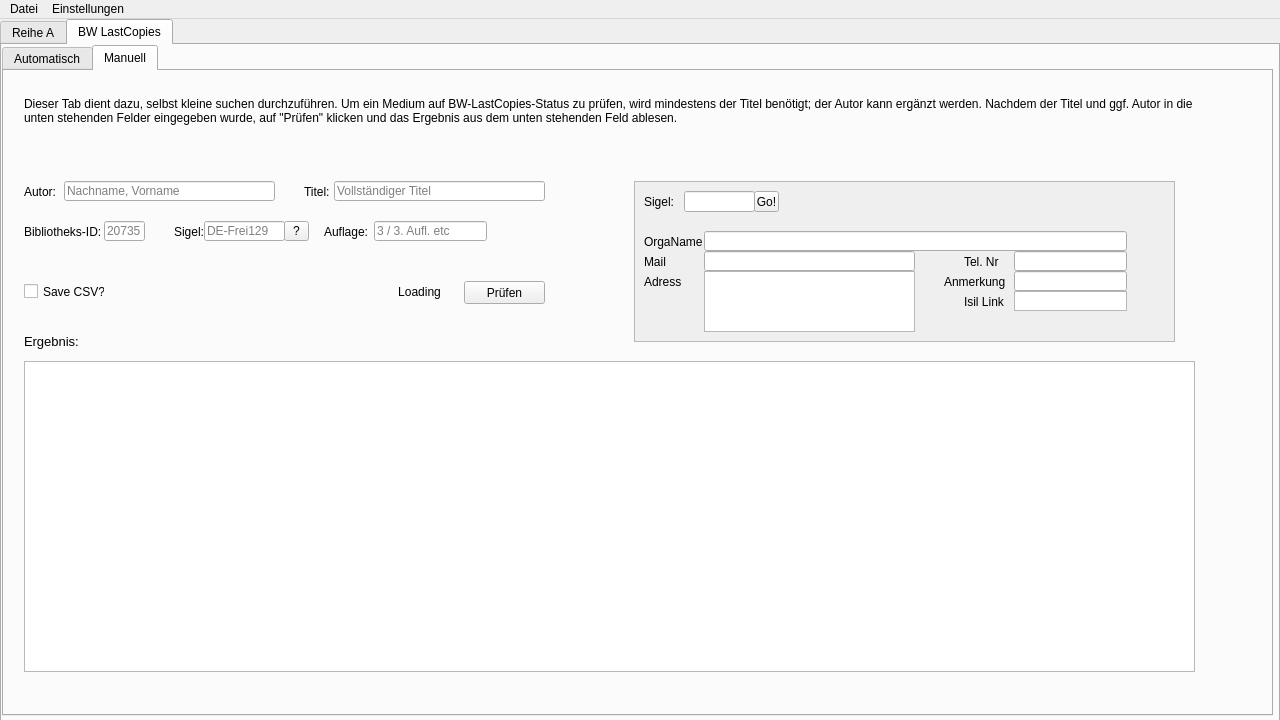
<?xml version="1.0" encoding="UTF-8"?>
<ui version="4.0">
 <class>MainWindow</class>
 <widget class="QMainWindow" name="MainWindow">
  <property name="geometry">
   <rect>
    <x>0</x>
    <y>0</y>
    <width>1280</width>
    <height>720</height>
   </rect>
  </property>
  <property name="sizePolicy">
   <sizepolicy hsizetype="Fixed" vsizetype="Fixed">
    <horstretch>0</horstretch>
    <verstretch>0</verstretch>
   </sizepolicy>
  </property>
  <property name="minimumSize">
   <size>
    <width>1280</width>
    <height>720</height>
   </size>
  </property>
  <property name="maximumSize">
   <size>
    <width>1280</width>
    <height>720</height>
   </size>
  </property>
  <property name="mouseTracking">
   <bool>true</bool>
  </property>
  <property name="windowTitle">
   <string>UniversalUI</string>
  </property>
  <widget class="QWidget" name="centralwidget">
   <widget class="QTabWidget" name="ReiheA_BWL">
    <property name="geometry">
     <rect>
      <x>0</x>
      <y>0</y>
      <width>1280</width>
      <height>720</height>
     </rect>
    </property>
    <property name="sizePolicy">
     <sizepolicy hsizetype="Fixed" vsizetype="Fixed">
      <horstretch>0</horstretch>
      <verstretch>0</verstretch>
     </sizepolicy>
    </property>
    <property name="minimumSize">
     <size>
      <width>1280</width>
      <height>720</height>
     </size>
    </property>
    <property name="maximumSize">
     <size>
      <width>1280</width>
      <height>720</height>
     </size>
    </property>
    <property name="focusPolicy">
     <enum>Qt::ClickFocus</enum>
    </property>
    <property name="whatsThis">
     <string extracomment="future button to s"/>
    </property>
    <property name="currentIndex">
     <number>1</number>
    </property>
    <widget class="QWidget" name="tab_reihe_a">
     <attribute name="title">
      <string>Reihe A</string>
     </attribute>
     <widget class="QPushButton" name="pushButton">
      <property name="geometry">
       <rect>
        <x>1180</x>
        <y>620</y>
        <width>75</width>
        <height>23</height>
       </rect>
      </property>
      <property name="focusPolicy">
       <enum>Qt::NoFocus</enum>
      </property>
      <property name="text">
       <string>ClickMe</string>
      </property>
     </widget>
     <widget class="QProgressBar" name="progressBar">
      <property name="geometry">
       <rect>
        <x>10</x>
        <y>620</y>
        <width>1141</width>
        <height>23</height>
       </rect>
      </property>
      <property name="toolTip">
       <string extracomment="Progress of Scrape, Compare, Create"/>
      </property>
      <property name="toolTipDuration">
       <number>2</number>
      </property>
      <property name="whatsThis">
       <string extracomment="Progress of Scrape, Compare, Create"/>
      </property>
      <property name="value">
       <number>0</number>
      </property>
      <property name="orientation">
       <enum>Qt::Horizontal</enum>
      </property>
     </widget>
     <widget class="QCheckBox" name="name">
      <property name="geometry">
       <rect>
        <x>10</x>
        <y>590</y>
        <width>70</width>
        <height>17</height>
       </rect>
      </property>
      <property name="focusPolicy">
       <enum>Qt::NoFocus</enum>
      </property>
      <property name="text">
       <string>name</string>
      </property>
     </widget>
     <widget class="QPlainTextEdit" name="testloginfo">
      <property name="enabled">
       <bool>true</bool>
      </property>
      <property name="geometry">
       <rect>
        <x>30</x>
        <y>510</y>
        <width>891</width>
        <height>71</height>
       </rect>
      </property>
      <property name="focusPolicy">
       <enum>Qt::NoFocus</enum>
      </property>
      <property name="acceptDrops">
       <bool>true</bool>
      </property>
      <property name="plainText">
       <string>fsd fsd sdfsdfsdfefsd </string>
      </property>
     </widget>
     <widget class="QLabel" name="loglabel">
      <property name="geometry">
       <rect>
        <x>30</x>
        <y>490</y>
        <width>47</width>
        <height>21</height>
       </rect>
      </property>
      <property name="font">
       <font>
        <pointsize>10</pointsize>
       </font>
      </property>
      <property name="text">
       <string>Logs:</string>
      </property>
     </widget>
    </widget>
    <widget class="QWidget" name="tab_bwl">
     <attribute name="title">
      <string>BW LastCopies</string>
     </attribute>
     <widget class="QTabWidget" name="tabwidget_auto_manual">
      <property name="geometry">
       <rect>
        <x>0</x>
        <y>0</y>
        <width>1271</width>
        <height>671</height>
       </rect>
      </property>
      <property name="focusPolicy">
       <enum>Qt::ClickFocus</enum>
      </property>
      <property name="toolTip">
       <string/>
      </property>
      <property name="currentIndex">
       <number>1</number>
      </property>
      <widget class="QWidget" name="Automatic">
       <attribute name="title">
        <string>Automatisch</string>
       </attribute>
       <widget class="QPushButton" name="do_run_bwlastcopies">
        <property name="geometry">
         <rect>
          <x>1180</x>
          <y>610</y>
          <width>75</width>
          <height>23</height>
         </rect>
        </property>
        <property name="focusPolicy">
         <enum>Qt::NoFocus</enum>
        </property>
        <property name="text">
         <string>ClickMe</string>
        </property>
       </widget>
       <widget class="QProgressBar" name="progressbar_lastcopies">
        <property name="geometry">
         <rect>
          <x>10</x>
          <y>610</y>
          <width>1141</width>
          <height>23</height>
         </rect>
        </property>
        <property name="toolTip">
         <string extracomment="Progress of Scrape, Compare, Create"/>
        </property>
        <property name="toolTipDuration">
         <number>2</number>
        </property>
        <property name="whatsThis">
         <string extracomment="Progress of Scrape, Compare, Create"/>
        </property>
        <property name="value">
         <number>0</number>
        </property>
        <property name="orientation">
         <enum>Qt::Horizontal</enum>
        </property>
       </widget>
       <widget class="QPlainTextEdit" name="loginfo_bwl">
        <property name="enabled">
         <bool>true</bool>
        </property>
        <property name="geometry">
         <rect>
          <x>30</x>
          <y>500</y>
          <width>891</width>
          <height>71</height>
         </rect>
        </property>
        <property name="focusPolicy">
         <enum>Qt::NoFocus</enum>
        </property>
        <property name="acceptDrops">
         <bool>true</bool>
        </property>
       </widget>
       <widget class="QLineEdit" name="xml_path">
        <property name="enabled">
         <bool>false</bool>
        </property>
        <property name="geometry">
         <rect>
          <x>100</x>
          <y>40</y>
          <width>113</width>
          <height>19</height>
         </rect>
        </property>
        <property name="focusPolicy">
         <enum>Qt::NoFocus</enum>
        </property>
       </widget>
       <widget class="QCheckBox" name="show_url">
        <property name="geometry">
         <rect>
          <x>120</x>
          <y>240</y>
          <width>70</width>
          <height>17</height>
         </rect>
        </property>
        <property name="focusPolicy">
         <enum>Qt::NoFocus</enum>
        </property>
        <property name="text">
         <string>show url</string>
        </property>
       </widget>
       <widget class="QLabel" name="loglabel_bwlastcopies">
        <property name="geometry">
         <rect>
          <x>30</x>
          <y>480</y>
          <width>47</width>
          <height>21</height>
         </rect>
        </property>
        <property name="font">
         <font>
          <pointsize>10</pointsize>
         </font>
        </property>
        <property name="text">
         <string>Logs:</string>
        </property>
       </widget>
       <widget class="QLabel" name="import_xml_label">
        <property name="geometry">
         <rect>
          <x>20</x>
          <y>40</y>
          <width>71</width>
          <height>21</height>
         </rect>
        </property>
        <property name="text">
         <string>Import XML:</string>
        </property>
       </widget>
       <widget class="QCheckBox" name="log_url">
        <property name="geometry">
         <rect>
          <x>120</x>
          <y>260</y>
          <width>70</width>
          <height>17</height>
         </rect>
        </property>
        <property name="focusPolicy">
         <enum>Qt::NoFocus</enum>
        </property>
        <property name="text">
         <string>log url</string>
        </property>
       </widget>
       <widget class="QToolButton" name="import_xml_buton">
        <property name="geometry">
         <rect>
          <x>210</x>
          <y>40</y>
          <width>25</width>
          <height>21</height>
         </rect>
        </property>
        <property name="focusPolicy">
         <enum>Qt::ClickFocus</enum>
        </property>
        <property name="text">
         <string>...</string>
        </property>
       </widget>
       <widget class="QLabel" name="import_csv_label">
        <property name="geometry">
         <rect>
          <x>20</x>
          <y>80</y>
          <width>71</width>
          <height>21</height>
         </rect>
        </property>
        <property name="text">
         <string>Import CSV:</string>
        </property>
       </widget>
       <widget class="QToolButton" name="import_csv_buton">
        <property name="geometry">
         <rect>
          <x>210</x>
          <y>80</y>
          <width>25</width>
          <height>21</height>
         </rect>
        </property>
        <property name="focusPolicy">
         <enum>Qt::ClickFocus</enum>
        </property>
        <property name="text">
         <string>...</string>
        </property>
       </widget>
       <widget class="QLineEdit" name="csv_path">
        <property name="enabled">
         <bool>false</bool>
        </property>
        <property name="geometry">
         <rect>
          <x>100</x>
          <y>80</y>
          <width>113</width>
          <height>19</height>
         </rect>
        </property>
        <property name="focusPolicy">
         <enum>Qt::NoFocus</enum>
        </property>
       </widget>
       <widget class="QLabel" name="Import_description">
        <property name="geometry">
         <rect>
          <x>250</x>
          <y>30</y>
          <width>551</width>
          <height>81</height>
         </rect>
        </property>
        <property name="text">
         <string>&lt;html&gt;&lt;head/&gt;&lt;body&gt;&lt;p&gt;Wenn in der Vergangenheit bereits eine CSV Datei aus der XML Datei erstellt wurde, kann diese über das untere Feld geladen werden. CSV Dateien aus aDIS funktionieren nicht, da diese einen anderen Werttrenner benutzen als dieses Program. &lt;/p&gt;&lt;p&gt;Bsp.: normale CSV (Wert1, Wert2); diese CSV: (Wert1| Wert2)&lt;/p&gt;&lt;/body&gt;&lt;/html&gt;</string>
        </property>
        <property name="wordWrap">
         <bool>true</bool>
        </property>
       </widget>
      </widget>
      <widget class="QWidget" name="manual">
       <attribute name="title">
        <string>Manuell</string>
       </attribute>
       <attribute name="toolTip">
        <string>Hier kann ein einzelner Titel gesucht werden</string>
       </attribute>
       <widget class="QPushButton" name="check_bwlastcopies_manual">
        <property name="geometry">
         <rect>
          <x>460</x>
          <y>210</y>
          <width>81</width>
          <height>23</height>
         </rect>
        </property>
        <property name="focusPolicy">
         <enum>Qt::NoFocus</enum>
        </property>
        <property name="toolTip">
         <string/>
        </property>
        <property name="toolTipDuration">
         <number>-1</number>
        </property>
        <property name="statusTip">
         <string>Prüft den Titel auf BW-LastCopies-Status</string>
        </property>
        <property name="whatsThis">
         <string/>
        </property>
        <property name="text">
         <string>Prüfen</string>
        </property>
        <property name="autoDefault">
         <bool>false</bool>
        </property>
        <property name="default">
         <bool>false</bool>
        </property>
        <property name="flat">
         <bool>false</bool>
        </property>
       </widget>
       <widget class="QLabel" name="label_result">
        <property name="geometry">
         <rect>
          <x>20</x>
          <y>260</y>
          <width>61</width>
          <height>21</height>
         </rect>
        </property>
        <property name="font">
         <font>
          <pointsize>10</pointsize>
         </font>
        </property>
        <property name="text">
         <string>Ergebnis:</string>
        </property>
       </widget>
       <widget class="QLabel" name="description_manual">
        <property name="geometry">
         <rect>
          <x>20</x>
          <y>10</y>
          <width>1191</width>
          <height>101</height>
         </rect>
        </property>
        <property name="text">
         <string>&lt;html&gt;&lt;head/&gt;&lt;body&gt;&lt;p&gt;Dieser Tab dient dazu, selbst kleine suchen durchzuführen. Um ein Medium auf BW-LastCopies-Status zu prüfen, wird mindestens der Titel benötigt; der Autor kann ergänzt werden. Nachdem der Titel und ggf. Autor in die unten stehenden Felder eingegeben wurde, auf &amp;quot;Prüfen&amp;quot; klicken und das Ergebnis aus dem unten stehenden Feld ablesen.&lt;/p&gt;&lt;p&gt;&lt;br/&gt;&lt;/p&gt;&lt;/body&gt;&lt;/html&gt;</string>
        </property>
        <property name="textFormat">
         <enum>Qt::RichText</enum>
        </property>
        <property name="scaledContents">
         <bool>false</bool>
        </property>
        <property name="wordWrap">
         <bool>true</bool>
        </property>
       </widget>
       <widget class="QLabel" name="label_author">
        <property name="geometry">
         <rect>
          <x>20</x>
          <y>110</y>
          <width>41</width>
          <height>21</height>
         </rect>
        </property>
        <property name="statusTip">
         <string extracomment="Format: Nachname, Vorname"/>
        </property>
        <property name="whatsThis">
         <string extracomment="Format: Nachname, Vorname"/>
        </property>
        <property name="accessibleName">
         <string extracomment="Format: Nachname, Vorname"/>
        </property>
        <property name="layoutDirection">
         <enum>Qt::LeftToRight</enum>
        </property>
        <property name="autoFillBackground">
         <bool>false</bool>
        </property>
        <property name="text">
         <string>Autor:</string>
        </property>
        <property name="margin">
         <number>0</number>
        </property>
        <property name="indent">
         <number>-1</number>
        </property>
        <property name="textInteractionFlags">
         <set>Qt::NoTextInteraction</set>
        </property>
       </widget>
       <widget class="QLabel" name="label_title">
        <property name="geometry">
         <rect>
          <x>300</x>
          <y>110</y>
          <width>41</width>
          <height>21</height>
         </rect>
        </property>
        <property name="statusTip">
         <string extracomment="Format: Nachname, Vorname"/>
        </property>
        <property name="whatsThis">
         <string extracomment="Format: Nachname, Vorname"/>
        </property>
        <property name="accessibleName">
         <string extracomment="Format: Nachname, Vorname"/>
        </property>
        <property name="layoutDirection">
         <enum>Qt::LeftToRight</enum>
        </property>
        <property name="autoFillBackground">
         <bool>false</bool>
        </property>
        <property name="text">
         <string>Titel:</string>
        </property>
        <property name="margin">
         <number>0</number>
        </property>
        <property name="indent">
         <number>-1</number>
        </property>
        <property name="textInteractionFlags">
         <set>Qt::LinksAccessibleByMouse</set>
        </property>
       </widget>
       <widget class="QLabel" name="bibid">
        <property name="geometry">
         <rect>
          <x>20</x>
          <y>150</y>
          <width>81</width>
          <height>21</height>
         </rect>
        </property>
        <property name="text">
         <string>Bibliotheks-ID:</string>
        </property>
       </widget>
       <widget class="QLineEdit" name="bib_id_input">
        <property name="geometry">
         <rect>
          <x>100</x>
          <y>150</y>
          <width>41</width>
          <height>20</height>
         </rect>
        </property>
        <property name="sizePolicy">
         <sizepolicy hsizetype="Fixed" vsizetype="Fixed">
          <horstretch>0</horstretch>
          <verstretch>0</verstretch>
         </sizepolicy>
        </property>
        <property name="focusPolicy">
         <enum>Qt::StrongFocus</enum>
        </property>
        <property name="toolTip">
         <string>Die Bibliotheks-ID kann über winIBW mithilfe des Befehls &quot;s bib&quot; ermittelt werden.</string>
        </property>
        <property name="autoFillBackground">
         <bool>false</bool>
        </property>
        <property name="inputMethodHints">
         <set>Qt::ImhDigitsOnly</set>
        </property>
        <property name="inputMask">
         <string/>
        </property>
        <property name="text">
         <string/>
        </property>
        <property name="maxLength">
         <number>10</number>
        </property>
        <property name="placeholderText">
         <string>20735</string>
        </property>
       </widget>
       <widget class="QLabel" name="label_sigil">
        <property name="geometry">
         <rect>
          <x>170</x>
          <y>150</y>
          <width>31</width>
          <height>21</height>
         </rect>
        </property>
        <property name="statusTip">
         <string extracomment="Format: Nachname, Vorname"/>
        </property>
        <property name="whatsThis">
         <string extracomment="Format: Nachname, Vorname"/>
        </property>
        <property name="accessibleName">
         <string extracomment="Format: Nachname, Vorname"/>
        </property>
        <property name="layoutDirection">
         <enum>Qt::LeftToRight</enum>
        </property>
        <property name="autoFillBackground">
         <bool>false</bool>
        </property>
        <property name="text">
         <string>Sigel:</string>
        </property>
        <property name="margin">
         <number>0</number>
        </property>
        <property name="indent">
         <number>-1</number>
        </property>
       </widget>
       <widget class="QLineEdit" name="sigi_input">
        <property name="geometry">
         <rect>
          <x>200</x>
          <y>150</y>
          <width>81</width>
          <height>20</height>
         </rect>
        </property>
        <property name="maxLength">
         <number>20</number>
        </property>
        <property name="placeholderText">
         <string>DE-Frei129</string>
        </property>
       </widget>
       <widget class="QToolButton" name="validate_sigil">
        <property name="geometry">
         <rect>
          <x>280</x>
          <y>150</y>
          <width>25</width>
          <height>20</height>
         </rect>
        </property>
        <property name="focusPolicy">
         <enum>Qt::NoFocus</enum>
        </property>
        <property name="toolTip">
         <string>WIP: This will test the entered Sigil using the ISIL Database and return an error if the sigil was not found</string>
        </property>
        <property name="text">
         <string>?</string>
        </property>
       </widget>
       <widget class="QLineEdit" name="author_input">
        <property name="geometry">
         <rect>
          <x>60</x>
          <y>110</y>
          <width>211</width>
          <height>20</height>
         </rect>
        </property>
        <property name="toolTip">
         <string>Wenn kein Autor vorhanden ist, eine 0 (Null) eintragen</string>
        </property>
        <property name="inputMask">
         <string/>
        </property>
        <property name="text">
         <string/>
        </property>
        <property name="maxLength">
         <number>32767</number>
        </property>
        <property name="placeholderText">
         <string>Nachname, Vorname</string>
        </property>
        <property name="clearButtonEnabled">
         <bool>true</bool>
        </property>
       </widget>
       <widget class="QLineEdit" name="title_input">
        <property name="geometry">
         <rect>
          <x>330</x>
          <y>110</y>
          <width>211</width>
          <height>20</height>
         </rect>
        </property>
        <property name="toolTip">
         <string>Der Vollständige Titel des Werkes, z.B Java ist auch eine Insel</string>
        </property>
        <property name="inputMask">
         <string/>
        </property>
        <property name="text">
         <string/>
        </property>
        <property name="maxLength">
         <number>32767</number>
        </property>
        <property name="placeholderText">
         <string>Vollständiger Titel</string>
        </property>
        <property name="clearButtonEnabled">
         <bool>true</bool>
        </property>
       </widget>
       <widget class="QLabel" name="pass_issue">
        <property name="geometry">
         <rect>
          <x>320</x>
          <y>150</y>
          <width>51</width>
          <height>21</height>
         </rect>
        </property>
        <property name="text">
         <string>Auflage:</string>
        </property>
       </widget>
       <widget class="QLineEdit" name="pass_issue_input">
        <property name="geometry">
         <rect>
          <x>370</x>
          <y>150</y>
          <width>113</width>
          <height>20</height>
         </rect>
        </property>
        <property name="placeholderText">
         <string>3 / 3. Aufl. etc</string>
        </property>
        <property name="cursorMoveStyle">
         <enum>Qt::VisualMoveStyle</enum>
        </property>
        <property name="clearButtonEnabled">
         <bool>true</bool>
        </property>
       </widget>
       <widget class="QTextEdit" name="result_bwl_manual">
        <property name="enabled">
         <bool>true</bool>
        </property>
        <property name="geometry">
         <rect>
          <x>20</x>
          <y>290</y>
          <width>1171</width>
          <height>311</height>
         </rect>
        </property>
        <property name="sizePolicy">
         <sizepolicy hsizetype="Fixed" vsizetype="Fixed">
          <horstretch>0</horstretch>
          <verstretch>0</verstretch>
         </sizepolicy>
        </property>
        <property name="mouseTracking">
         <bool>false</bool>
        </property>
        <property name="focusPolicy">
         <enum>Qt::ClickFocus</enum>
        </property>
        <property name="inputMethodHints">
         <set>Qt::ImhNone</set>
        </property>
        <property name="tabChangesFocus">
         <bool>true</bool>
        </property>
        <property name="documentTitle">
         <string/>
        </property>
        <property name="undoRedoEnabled">
         <bool>true</bool>
        </property>
        <property name="readOnly">
         <bool>true</bool>
        </property>
        <property name="html">
         <string>&lt;!DOCTYPE HTML PUBLIC &quot;-//W3C//DTD HTML 4.0//EN&quot; &quot;http://www.w3.org/TR/REC-html40/strict.dtd&quot;&gt;
&lt;html&gt;&lt;head&gt;&lt;meta name=&quot;qrichtext&quot; content=&quot;1&quot; /&gt;&lt;style type=&quot;text/css&quot;&gt;
p, li { white-space: pre-wrap; }
&lt;/style&gt;&lt;/head&gt;&lt;body style=&quot; font-family:'MS Shell Dlg 2'; font-size:8.25pt; font-weight:400; font-style:normal;&quot;&gt;
&lt;p style=&quot;-qt-paragraph-type:empty; margin-top:0px; margin-bottom:0px; margin-left:0px; margin-right:0px; -qt-block-indent:0; text-indent:0px;&quot;&gt;&lt;br /&gt;&lt;/p&gt;&lt;/body&gt;&lt;/html&gt;</string>
        </property>
        <property name="textInteractionFlags">
         <set>Qt::TextSelectableByKeyboard|Qt::TextSelectableByMouse</set>
        </property>
       </widget>
       <widget class="QCheckBox" name="savecsv">
        <property name="geometry">
         <rect>
          <x>20</x>
          <y>210</y>
          <width>81</width>
          <height>21</height>
         </rect>
        </property>
        <property name="focusPolicy">
         <enum>Qt::NoFocus</enum>
        </property>
        <property name="text">
         <string>Save CSV?</string>
        </property>
       </widget>
       <widget class="QLabel" name="chec_status">
        <property name="geometry">
         <rect>
          <x>390</x>
          <y>210</y>
          <width>51</width>
          <height>21</height>
         </rect>
        </property>
        <property name="text">
         <string>Loading</string>
        </property>
        <property name="alignment">
         <set>Qt::AlignCenter</set>
        </property>
        <property name="wordWrap">
         <bool>false</bool>
        </property>
        <property name="textInteractionFlags">
         <set>Qt::NoTextInteraction</set>
        </property>
       </widget>
       <widget class="QFrame" name="frame">
        <property name="geometry">
         <rect>
          <x>630</x>
          <y>110</y>
          <width>541</width>
          <height>161</height>
         </rect>
        </property>
        <property name="autoFillBackground">
         <bool>true</bool>
        </property>
        <property name="frameShape">
         <enum>QFrame::StyledPanel</enum>
        </property>
        <property name="frameShadow">
         <enum>QFrame::Raised</enum>
        </property>
        <property name="lineWidth">
         <number>10</number>
        </property>
        <widget class="QLabel" name="label_isil">
         <property name="geometry">
          <rect>
           <x>10</x>
           <y>10</y>
           <width>31</width>
           <height>21</height>
          </rect>
         </property>
         <property name="text">
          <string>Sigel: </string>
         </property>
        </widget>
        <widget class="QLineEdit" name="isil_input">
         <property name="geometry">
          <rect>
           <x>50</x>
           <y>10</y>
           <width>71</width>
           <height>21</height>
          </rect>
         </property>
         <property name="focusPolicy">
          <enum>Qt::ClickFocus</enum>
         </property>
        </widget>
        <widget class="QToolButton" name="search_isil">
         <property name="geometry">
          <rect>
           <x>120</x>
           <y>10</y>
           <width>25</width>
           <height>21</height>
          </rect>
         </property>
         <property name="focusPolicy">
          <enum>Qt::ClickFocus</enum>
         </property>
         <property name="text">
          <string>Go!</string>
         </property>
        </widget>
        <widget class="QLabel" name="organame">
         <property name="geometry">
          <rect>
           <x>10</x>
           <y>50</y>
           <width>61</width>
           <height>21</height>
          </rect>
         </property>
         <property name="text">
          <string>OrgaName</string>
         </property>
        </widget>
        <widget class="QLabel" name="tel_nr">
         <property name="geometry">
          <rect>
           <x>330</x>
           <y>70</y>
           <width>47</width>
           <height>21</height>
          </rect>
         </property>
         <property name="text">
          <string>Tel. Nr</string>
         </property>
        </widget>
        <widget class="QLabel" name="mail">
         <property name="geometry">
          <rect>
           <x>10</x>
           <y>70</y>
           <width>47</width>
           <height>21</height>
          </rect>
         </property>
         <property name="text">
          <string>Mail</string>
         </property>
        </widget>
        <widget class="QLabel" name="adress">
         <property name="geometry">
          <rect>
           <x>10</x>
           <y>90</y>
           <width>47</width>
           <height>21</height>
          </rect>
         </property>
         <property name="text">
          <string>Adress</string>
         </property>
        </widget>
        <widget class="QLabel" name="notification">
         <property name="geometry">
          <rect>
           <x>310</x>
           <y>90</y>
           <width>71</width>
           <height>21</height>
          </rect>
         </property>
         <property name="text">
          <string>Anmerkung</string>
         </property>
        </widget>
        <widget class="QLineEdit" name="organame_line">
         <property name="geometry">
          <rect>
           <x>70</x>
           <y>50</y>
           <width>423</width>
           <height>20</height>
          </rect>
         </property>
         <property name="focusPolicy">
          <enum>Qt::ClickFocus</enum>
         </property>
         <property name="echoMode">
          <enum>QLineEdit::Normal</enum>
         </property>
         <property name="cursorPosition">
          <number>0</number>
         </property>
        </widget>
        <widget class="QLineEdit" name="mailto">
         <property name="geometry">
          <rect>
           <x>70</x>
           <y>70</y>
           <width>211</width>
           <height>20</height>
          </rect>
         </property>
         <property name="focusPolicy">
          <enum>Qt::ClickFocus</enum>
         </property>
        </widget>
        <widget class="QLineEdit" name="telnr">
         <property name="geometry">
          <rect>
           <x>380</x>
           <y>70</y>
           <width>113</width>
           <height>20</height>
          </rect>
         </property>
         <property name="focusPolicy">
          <enum>Qt::ClickFocus</enum>
         </property>
        </widget>
        <widget class="QLineEdit" name="noti_out">
         <property name="geometry">
          <rect>
           <x>380</x>
           <y>90</y>
           <width>113</width>
           <height>20</height>
          </rect>
         </property>
         <property name="focusPolicy">
          <enum>Qt::ClickFocus</enum>
         </property>
        </widget>
        <widget class="QTextEdit" name="adress_out">
         <property name="geometry">
          <rect>
           <x>70</x>
           <y>90</y>
           <width>211</width>
           <height>61</height>
          </rect>
         </property>
         <property name="font">
          <font>
           <pointsize>8</pointsize>
          </font>
         </property>
         <property name="focusPolicy">
          <enum>Qt::ClickFocus</enum>
         </property>
        </widget>
        <widget class="QLabel" name="label_isil_link">
         <property name="geometry">
          <rect>
           <x>330</x>
           <y>110</y>
           <width>47</width>
           <height>21</height>
          </rect>
         </property>
         <property name="text">
          <string>Isil Link</string>
         </property>
        </widget>
        <widget class="QTextEdit" name="isil_link_out">
         <property name="geometry">
          <rect>
           <x>380</x>
           <y>110</y>
           <width>113</width>
           <height>20</height>
          </rect>
         </property>
         <property name="font">
          <font>
           <pointsize>8</pointsize>
          </font>
         </property>
         <property name="focusPolicy">
          <enum>Qt::ClickFocus</enum>
         </property>
         <property name="verticalScrollBarPolicy">
          <enum>Qt::ScrollBarAlwaysOff</enum>
         </property>
         <property name="horizontalScrollBarPolicy">
          <enum>Qt::ScrollBarAlwaysOff</enum>
         </property>
         <property name="sizeAdjustPolicy">
          <enum>QAbstractScrollArea::AdjustToContents</enum>
         </property>
         <property name="lineWrapMode">
          <enum>QTextEdit::NoWrap</enum>
         </property>
         <property name="html">
          <string>&lt;!DOCTYPE HTML PUBLIC &quot;-//W3C//DTD HTML 4.0//EN&quot; &quot;http://www.w3.org/TR/REC-html40/strict.dtd&quot;&gt;
&lt;html&gt;&lt;head&gt;&lt;meta name=&quot;qrichtext&quot; content=&quot;1&quot; /&gt;&lt;style type=&quot;text/css&quot;&gt;
p, li { white-space: pre-wrap; }
&lt;/style&gt;&lt;/head&gt;&lt;body style=&quot; font-family:'MS Shell Dlg 2'; font-size:8pt; font-weight:400; font-style:normal;&quot;&gt;
&lt;p style=&quot;-qt-paragraph-type:empty; margin-top:0px; margin-bottom:0px; margin-left:0px; margin-right:0px; -qt-block-indent:0; text-indent:0px;&quot;&gt;&lt;br /&gt;&lt;/p&gt;&lt;/body&gt;&lt;/html&gt;</string>
         </property>
         <property name="textInteractionFlags">
          <set>Qt::TextBrowserInteraction</set>
         </property>
        </widget>
       </widget>
      </widget>
     </widget>
    </widget>
   </widget>
  </widget>
  <widget class="QMenuBar" name="menuBar">
   <property name="geometry">
    <rect>
     <x>0</x>
     <y>0</y>
     <width>1280</width>
     <height>21</height>
    </rect>
   </property>
   <widget class="QMenu" name="menuDatei">
    <property name="title">
     <string>Datei</string>
    </property>
    <addaction name="actionExit"/>
   </widget>
   <widget class="QMenu" name="menuEinstellungen">
    <property name="title">
     <string>Einstellungen</string>
    </property>
    <addaction name="actionbearbeiten"/>
   </widget>
   <addaction name="menuDatei"/>
   <addaction name="menuEinstellungen"/>
  </widget>
  <action name="actionReihe_A">
   <property name="text">
    <string>Reihe A</string>
   </property>
  </action>
  <action name="actionBW_LastCopies">
   <property name="text">
    <string>BW LastCopies</string>
   </property>
  </action>
  <action name="actionbearbeiten">
   <property name="checkable">
    <bool>false</bool>
   </property>
   <property name="text">
    <string>Formatierung bearbeiten</string>
   </property>
   <property name="shortcut">
    <string>Ctrl+Shift+S</string>
   </property>
   <property name="shortcutVisibleInContextMenu">
    <bool>true</bool>
   </property>
  </action>
  <action name="actionExit">
   <property name="text">
    <string>Exit</string>
   </property>
   <property name="menuRole">
    <enum>QAction::QuitRole</enum>
   </property>
  </action>
 </widget>
 <tabstops>
  <tabstop>author_input</tabstop>
  <tabstop>title_input</tabstop>
  <tabstop>bib_id_input</tabstop>
  <tabstop>sigi_input</tabstop>
  <tabstop>pass_issue_input</tabstop>
  <tabstop>search_isil</tabstop>
 </tabstops>
 <resources/>
 <connections/>
</ui>
